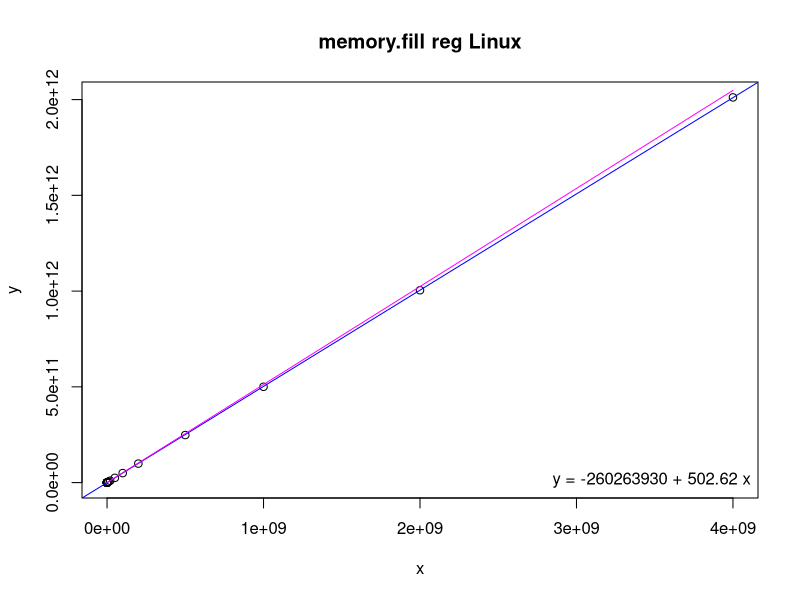
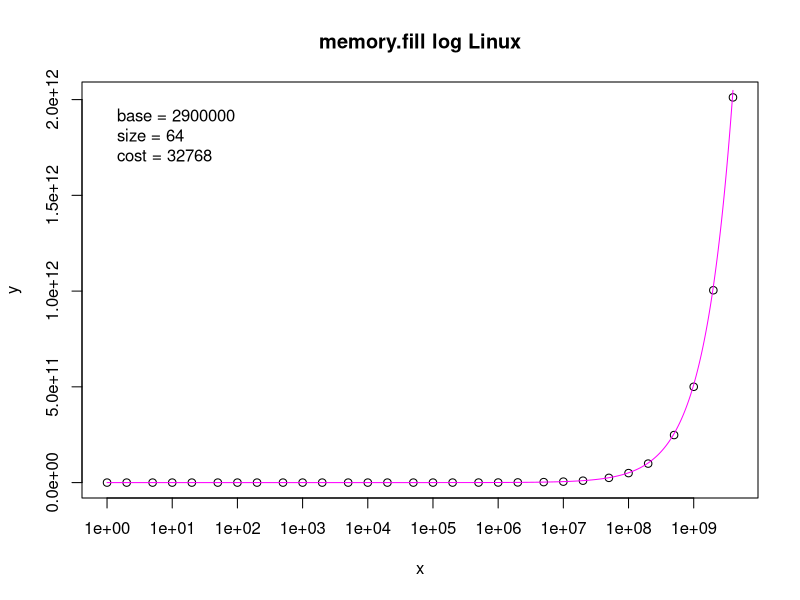

Reproduce these figures in R, in order.
# Input data
x <- c(1,2,5,10,20,50,100,200,500,1000,2000,5000,10000,20000,50000,100000,200000,500000,1000000,2000000,5000000,10000000,20000000,50000000,100000000,200000000,500000000,1000000000,2000000000,4000000000)
y <- c(2845900,2844900,2850300,2849300,2847000,2842200,2849300,2849500,2848000,2867300,2882500,4807100,6680300,10370000,24901000,46441000,89888000,223290000,442920000,885460000,2503700000,5012200000,9964900000,24784000000,49592000000,99197000000,248310000000,500350000000,1004400000000,2011400000000)

# Linear regression
model <- lm(y ~ x)
coefs <- coef(model)

# Print regression coefficients
print(coefs)

# Estimating function
base <- 2900000
size <- 64
cost <- 32768
fe <- function(x) {
  base + (((x + size - 1) / size) * cost)
}

# Estimated values
xe <- seq(1, 4000000000, by = 10000)
ye <- fe(xe)

png("memory-fill-reg.png")
plot(x, y, main = "memory.fill reg Linux")
abline(model, col = "blue")
lines(xe, ye, col = "magenta")
legend("bottomright", legend = sprintf("y = %.0f + %.2f x", coefs[1], coefs[2]), bty = "n")

png("memory-fill-log.png")
plot(x, y, log = "x", main = "memory.fill log Linux")
lines(xe, ye, col = "magenta")
legend("topleft", legend = sprintf(" base = %i\n size = %i\n cost = %i", base, size, cost), bty = "n")
